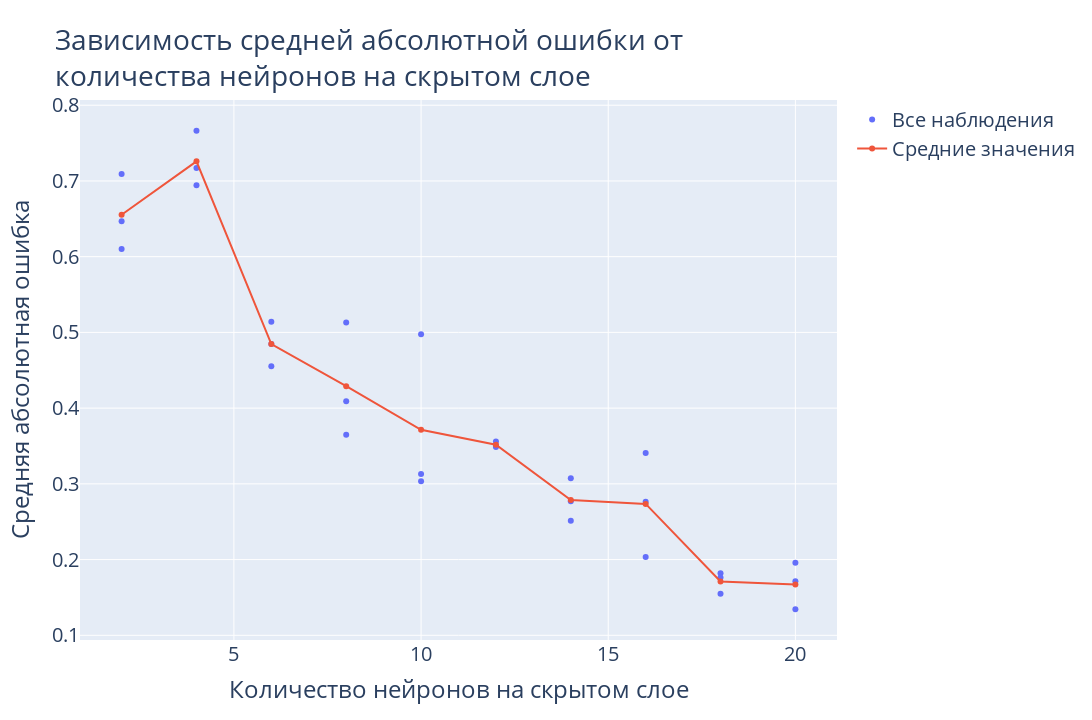

The cell this chart's notebook holds for it:
### Code cell
# Plotting results for training epochs amount
fig = go.Figure()
fig.add_trace(
    go.Scatter(x=all_sizes, y=all_mapes,
               name='Все наблюдения', mode='markers')
)
fig.add_trace(
    go.Scatter(x=hidden_sizes, y=mapes_mean,
               name='Средние значения', mode='lines+markers')
)
fig.update_layout(
    title='Зависимость средней абсолютной ошибки от<br>количества нейронов на скрытом слое',
    font=dict(size=20),
    xaxis=dict(title='Количество нейронов на скрытом слое'),
    yaxis=dict(title='Средняя абсолютная ошибка'),
    width=1280,
    height=720
)
fig.show()

### Figure 1 — Plotly figure (JSON) as saved in the notebook; plotly's stock layout.template omitted (floating-point values rounded to 4 significant figures)
{"data": [{"mode": "markers", "name": "Все наблюдения", "type": "scatter", "x": [2, 2, 2, 4, 4, 4, 6, 6, 6, 8, 8, 8, 10, 10, 10, 12, 12, 12, 14, 14, 14, 16, 16, 16, 18, 18, 18, 20, 20, 20], "y": [0.7093, 0.6469, 0.6101, 0.7663, 0.7171, 0.6943, 0.514, 0.4553, 0.4845, 0.365, 0.513, 0.409, 0.3036, 0.313, 0.4974, 0.3487, 0.3559, 0.3504, 0.2771, 0.2514, 0.3074, 0.3407, 0.2034, 0.2764, 0.1821, 0.1762, 0.1549, 0.1957, 0.1714, 0.1344]}, {"mode": "lines+markers", "name": "Средние значения", "type": "scatter", "x": [2, 4, 6, 8, 10, 12, 14, 16, 18, 20], "y": [0.6554, 0.7259, 0.4846, 0.429, 0.3713, 0.3516, 0.2786, 0.2735, 0.171, 0.1672]}], "layout": {"font": {"size": 20}, "height": 720, "title": {"text": "Зависимость средней абсолютной ошибки от<br>количества нейронов на скрытом слое"}, "width": 1280, "xaxis": {"title": {"text": "Количество нейронов на скрытом слое"}}, "yaxis": {"title": {"text": "Средняя абсолютная ошибка"}}}}
